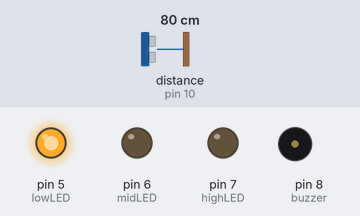
Bench run of a sketch on a simulated Arduino Uno, built with avr-gcc and run on an emulated ATmega328P. Shown: output pins drawn as LEDs (lit = HIGH), buzzer (waves = sounding, pin HIGH). Wiring (inferred from the names in the program): ultrasonic range finder: trigger pin 9; echo pin 10. The test bench sets the inputs (shaded band); at power-on: distance to the obstacle (sensor on pin 10) 80 cm. The echo pulse lasts 58.3 µs per cm; pins used as bus, display or sensor lines are not drawn.

Above: at 1.8 s.
1.9 s: distance to the obstacle (sensor on pin 10) set to 23 cm
3.4 s: distance to the obstacle (sensor on pin 10) set to 19 cm
At 4.9 s:
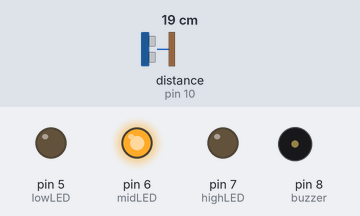
5.5 s: distance to the obstacle (sensor on pin 10) set to 13 cm
7.2 s: distance to the obstacle (sensor on pin 10) set to 10 cm
At 9.2 s:
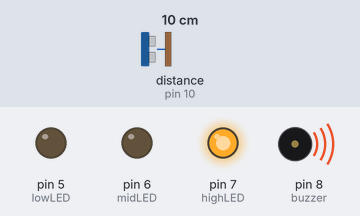
9.5 s: distance to the obstacle (sensor on pin 10) set to 18 cm
At 11.0 s:
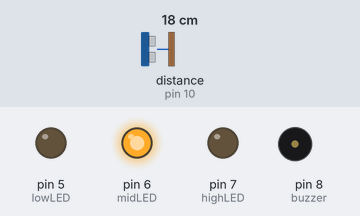
11.5 s: distance to the obstacle (sensor on pin 10) set to 2 cm
At 12.6 s:
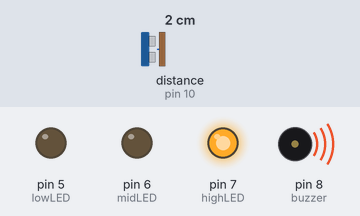
Timing chart, 0 to 14.5 s (numbered marks = the images above; inputs shaded):
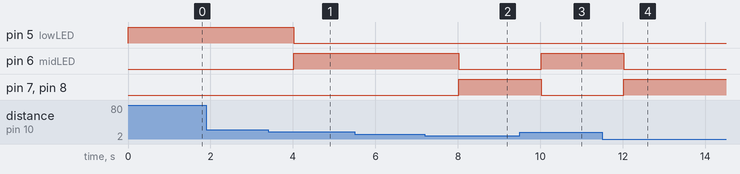

The sketch:

WATER_LEVEL.ino
```cpp
int trigPin = 9;
int echoPin = 10;

int lowLED = 5;
int midLED = 6;
int highLED = 7;
int buzzer = 8;

void setup() {
  pinMode(trigPin, OUTPUT);
  pinMode(echoPin, INPUT);

  pinMode(lowLED, OUTPUT);
  pinMode(midLED, OUTPUT);
  pinMode(highLED, OUTPUT);
  pinMode(buzzer, OUTPUT);

  Serial.begin(9600);
}

void loop() {
  digitalWrite(trigPin, LOW);
  delayMicroseconds(2);
  digitalWrite(trigPin, HIGH);
  delayMicroseconds(10);
  digitalWrite(trigPin, LOW);

  long duration = pulseIn(echoPin, HIGH);
  int distance = duration * 0.034 / 2; // cm

  // Reset outputs
  digitalWrite(lowLED, LOW);
  digitalWrite(midLED, LOW);
  digitalWrite(highLED, LOW);
  digitalWrite(buzzer, LOW);

  if (distance > 20) {            // LOW level
    digitalWrite(lowLED, HIGH);
  } else if (distance > 10) {     // MEDIUM level
    digitalWrite(midLED, HIGH);
  } else {                        // FULL level
    digitalWrite(highLED, HIGH);
    digitalWrite(buzzer, HIGH);
  }

  delay(1000);
}
```

Measured:
- the behaviour switches between 22 and 21 cm on distance to the obstacle (sensor on pin 10) (found by bisection; images 0 and 1)
- the behaviour switches between 12 and 11 cm on distance to the obstacle (sensor on pin 10) (found by bisection; images 1 and 2)
- after the input at 3.4 s, pin 5 (lowLED): HIGH → LOW after 0.62 s; pin 6 (midLED): LOW → HIGH after 0.62 s
- after the input at 7.2 s, pin 6 (midLED): HIGH → LOW after 0.82 s; pin 7 (highLED), pin 8 (buzzer): LOW → HIGH after 0.82 s
- after the input at 9.5 s, pin 6 (midLED): LOW → HIGH after 0.52 s; pin 7 (highLED), pin 8 (buzzer): HIGH → LOW after 0.52 s
- after the input at 11.5 s, pin 6 (midLED): HIGH → LOW after 0.53 s; pin 7 (highLED), pin 8 (buzzer): LOW → HIGH after 0.53 s
